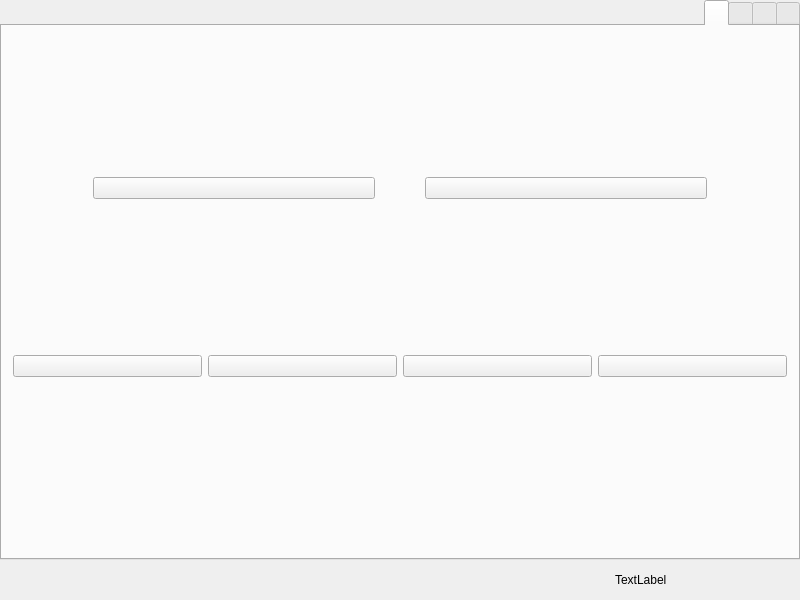
<?xml version="1.0" encoding="UTF-8"?>
<ui version="4.0">
 <class>disnetPackage</class>
 <widget class="QWidget" name="disnetPackage">
  <property name="geometry">
   <rect>
    <x>0</x>
    <y>0</y>
    <width>800</width>
    <height>600</height>
   </rect>
  </property>
  <property name="windowTitle">
   <string>disnetPackage</string>
  </property>
  <widget class="QTabWidget" name="tabWidget">
   <property name="geometry">
    <rect>
     <x>0</x>
     <y>0</y>
     <width>800</width>
     <height>560</height>
    </rect>
   </property>
   <property name="minimumSize">
    <size>
     <width>800</width>
     <height>560</height>
    </size>
   </property>
   <property name="maximumSize">
    <size>
     <width>800</width>
     <height>560</height>
    </size>
   </property>
   <property name="layoutDirection">
    <enum>Qt::RightToLeft</enum>
   </property>
   <property name="currentIndex">
    <number>3</number>
   </property>
   <widget class="QWidget" name="tab">
    <attribute name="title">
     <string/>
    </attribute>
    <layout class="QHBoxLayout" name="horizontalLayout_5">
     <item>
      <widget class="QPushButton" name="checkDeviceBtn">
       <property name="text">
        <string/>
       </property>
      </widget>
     </item>
     <item>
      <widget class="QPushButton" name="netwrokConfigBtn">
       <property name="text">
        <string/>
       </property>
      </widget>
     </item>
     <item>
      <widget class="QPushButton" name="cellSetBtn">
       <property name="text">
        <string/>
       </property>
      </widget>
     </item>
     <item>
      <widget class="QPushButton" name="noteSetBtn">
       <property name="text">
        <string/>
       </property>
      </widget>
     </item>
     <item>
      <widget class="QPushButton" name="basicSetBtn">
       <property name="text">
        <string/>
       </property>
      </widget>
     </item>
    </layout>
   </widget>
   <widget class="QWidget" name="tab_2">
    <attribute name="title">
     <string/>
    </attribute>
    <layout class="QHBoxLayout" name="horizontalLayout_4">
     <item>
      <widget class="QPushButton" name="modifyINfoBtn">
       <property name="text">
        <string/>
       </property>
      </widget>
     </item>
     <item>
      <widget class="QPushButton" name="assistBtn">
       <property name="text">
        <string/>
       </property>
      </widget>
     </item>
     <item>
      <widget class="QPushButton" name="manageBtn">
       <property name="text">
        <string/>
       </property>
      </widget>
     </item>
     <item>
      <widget class="QPushButton" name="exptakeBtn">
       <property name="text">
        <string/>
       </property>
      </widget>
     </item>
     <item>
      <widget class="QPushButton" name="emptyCellBtn">
       <property name="text">
        <string/>
       </property>
      </widget>
     </item>
    </layout>
   </widget>
   <widget class="QWidget" name="tab_3">
    <attribute name="title">
     <string/>
    </attribute>
    <layout class="QHBoxLayout" name="horizontalLayout_3">
     <item>
      <widget class="QPushButton" name="tariffBtn">
       <property name="text">
        <string/>
       </property>
      </widget>
     </item>
     <item>
      <widget class="QPushButton" name="rechargeHistoryBtn">
       <property name="text">
        <string/>
       </property>
      </widget>
     </item>
     <item>
      <widget class="QPushButton" name="balanceBtn">
       <property name="text">
        <string/>
       </property>
      </widget>
     </item>
     <item>
      <widget class="QPushButton" name="rechargeBtn">
       <property name="text">
        <string/>
       </property>
      </widget>
     </item>
    </layout>
   </widget>
   <widget class="QWidget" name="tab_4">
    <attribute name="title">
     <string/>
    </attribute>
    <layout class="QVBoxLayout" name="verticalLayout">
     <item>
      <spacer name="verticalSpacer">
       <property name="orientation">
        <enum>Qt::Vertical</enum>
       </property>
       <property name="sizeHint" stdset="0">
        <size>
         <width>20</width>
         <height>91</height>
        </size>
       </property>
      </spacer>
     </item>
     <item>
      <layout class="QHBoxLayout" name="horizontalLayout">
       <property name="spacing">
        <number>50</number>
       </property>
       <property name="leftMargin">
        <number>80</number>
       </property>
       <property name="topMargin">
        <number>30</number>
       </property>
       <property name="rightMargin">
        <number>80</number>
       </property>
       <property name="bottomMargin">
        <number>30</number>
       </property>
       <item>
        <widget class="QPushButton" name="takeBtn">
         <property name="text">
          <string/>
         </property>
        </widget>
       </item>
       <item>
        <widget class="QPushButton" name="saveBtn">
         <property name="minimumSize">
          <size>
           <width>0</width>
           <height>0</height>
          </size>
         </property>
         <property name="text">
          <string/>
         </property>
        </widget>
       </item>
      </layout>
     </item>
     <item>
      <spacer name="verticalSpacer_2">
       <property name="orientation">
        <enum>Qt::Vertical</enum>
       </property>
       <property name="sizeHint" stdset="0">
        <size>
         <width>20</width>
         <height>90</height>
        </size>
       </property>
      </spacer>
     </item>
     <item>
      <layout class="QHBoxLayout" name="horizontalLayout_2">
       <property name="topMargin">
        <number>10</number>
       </property>
       <property name="bottomMargin">
        <number>60</number>
       </property>
       <item>
        <widget class="QPushButton" name="registerBtn">
         <property name="text">
          <string/>
         </property>
        </widget>
       </item>
       <item>
        <widget class="QPushButton" name="houseBtn">
         <property name="text">
          <string/>
         </property>
        </widget>
       </item>
       <item>
        <widget class="QPushButton" name="tempStoragePushButton">
         <property name="text">
          <string/>
         </property>
        </widget>
       </item>
       <item>
        <widget class="QPushButton" name="senderBtn">
         <property name="text">
          <string/>
         </property>
        </widget>
       </item>
      </layout>
     </item>
     <item>
      <spacer name="verticalSpacer_3">
       <property name="orientation">
        <enum>Qt::Vertical</enum>
       </property>
       <property name="sizeHint" stdset="0">
        <size>
         <width>20</width>
         <height>91</height>
        </size>
       </property>
      </spacer>
     </item>
    </layout>
   </widget>
  </widget>
  <widget class="QLabel" name="label">
   <property name="geometry">
    <rect>
     <x>615</x>
     <y>560</y>
     <width>161</width>
     <height>40</height>
    </rect>
   </property>
   <property name="text">
    <string>TextLabel</string>
   </property>
  </widget>
 </widget>
 <layoutdefault spacing="6" margin="11"/>
 <resources/>
 <connections/>
</ui>
